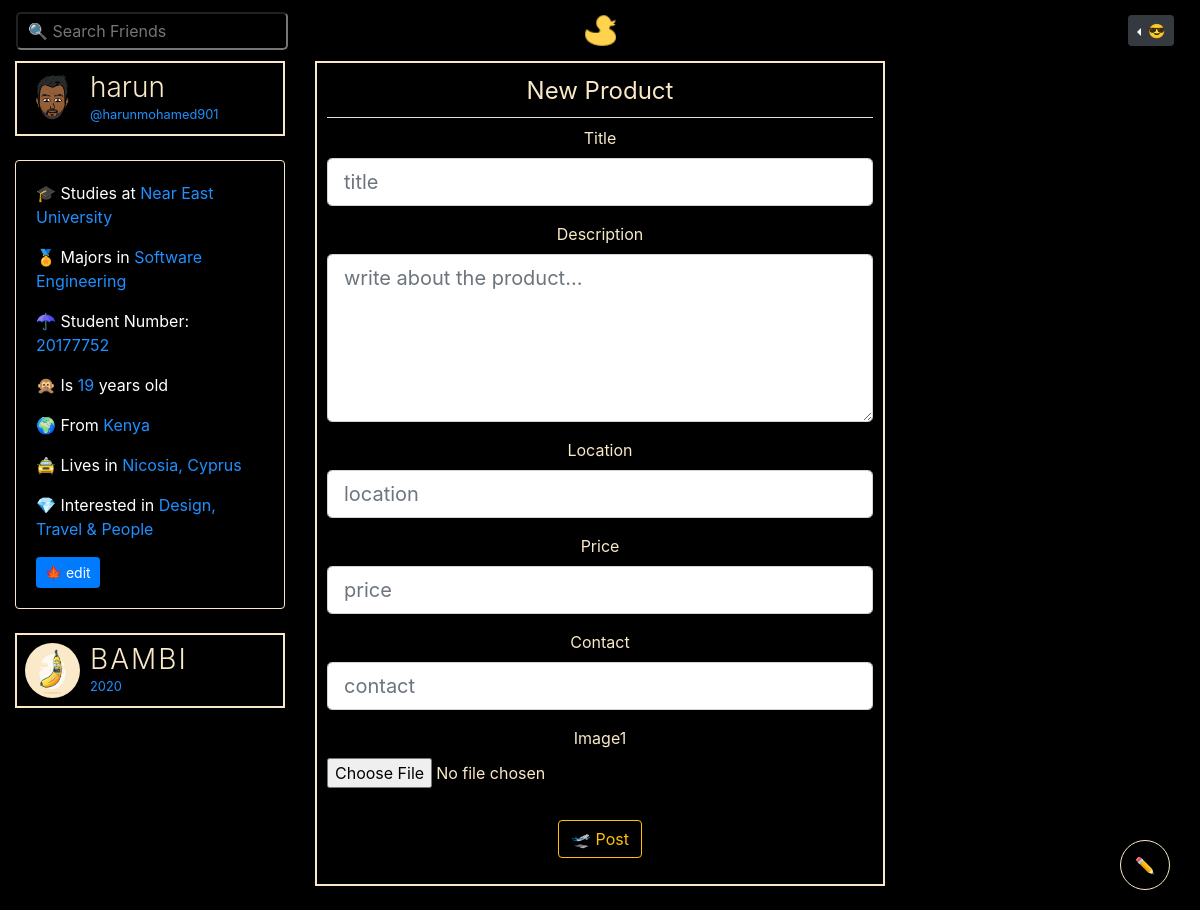
/product/new (signed in), run on the app's committed database.
### bambiv3/models.py (models this page shows, shortened)
class User(db.Model, UserMixin):
	id = db.Column(db.Integer, primary_key=True)
	username = db.Column(db.String(20), unique=True, nullable=False)
	email = db.Column(db.String(120), unique=True, nullable=False)
	image_file = db.Column(db.String(20), nullable=False, default='default.jpg')
	password = db.Column(db.String(60), nullable=False)
	last_seen = db.Column(db.DateTime, default=datetime.utcnow)
	department = db.Column(db.String(20), nullable=False)
	student_number = db.Column(db.Integer(), unique=True, nullable=False)
	age = db.Column(db.Integer(), nullable=False)
	country = db.Column(db.String(20), nullable=False)
	hobby = db.Column(db.String(20), nullable=False)
	bio = db.Column(db.String(120), nullable=True)
	private = db.Column(db.Boolean, default=False, nullable=False)
	posts = db.relationship('Post', backref='author', lazy=True)
	products = db.relationship('Product', backref='author', lazy=True)
	followed = db.relationship(
		'User', secondary=followers,
		primaryjoin=(followers.c.follower_id == id),
		secondaryjoin=(followers.c.followed_id == id),
		backref=db.backref('followers', lazy='dynamic'), lazy='dynamic')
	messages_sent = db.relationship('Message',
									foreign_keys='Message.sender_id',
									backref='author', lazy='dynamic')
	messages_received = db.relationship('Message',
										foreign_keys='Message.recipient_id',
										backref='recipient', lazy='dynamic')
	last_message_read_time = db.Column(db.DateTime)
	def new_messages(self):
		last_read_time = self.last_message_read_time or datetime(1900, 1, 1)
		return Message.query.filter_by(recipient=self).filter(
			Message.timestamp > last_read_time).count()

### bambiv3/routes.py (the view, shortened to what this page needs)
@app.route('/product/new', methods=['GET', 'POST'])
@login_required
def new_product():
	form = ProductForm()
	return render_template('create_product.html', title='New Product', form=form, legend='New Product')

### bambiv3/forms.py
class ProductForm(FlaskForm):
	title = StringField(validators=[DataRequired()])
	description = TextAreaField(validators=[DataRequired()])
	location = StringField(validators=[DataRequired()])
	price = StringField(validators=[DataRequired()])
	contact = StringField(validators=[DataRequired()])
	image1 = FileField(validators=[FileAllowed(['jpg', 'jpeg' , 'png', 'gif']), DataRequired()])
	submit = SubmitField('🛫 Post')

### bambiv3/models.py (called while the page is built)
@login_manager.user_loader
def load_user(user_id):
	return User.query.get(int(user_id))

### bambiv3/routes.py (called while the page is built)
@app.before_request
def before_request():
	if current_user.is_authenticated:
		current_user.last_seen = datetime.utcnow()
		db.session.commit()

### bambiv3/templates/create_product.html (shortened to what this page needs)
{% extends "layout.html" %}
{% block content %}
<div class="container-fluid">
	<div class="row">
		<div class="col-lg-3 d-none d-lg-block">
		      <header style="color:#F9E9C8;border:2px solid #F9E9C8;padding:8px;cursor:pointer;" data-toggle="modal" data-target="#profile">
		        <img src="{{ url_for('static', filename='profile_pics/' + current_user.image_file) }}" alt="harun profile" class="profile-thumbnail">
		        <div class="profile-name">
		          <h3>{{current_user.username}}</h3>
		          <small>@{{current_user.email.split("@")[0] | lower}}</small>
		        </div>
		      </header>
		      <br>
		    <div class="card about" style="color:#fff;background:#000;text-align:left;border:1px solid #F9E9C8;">
		    <div class="card-body">
		      <p> 🎓 Studies at <span>Near East University</span></p>
			  <p> 🏅 Majors in <span>{{current_user.department}}</span></p>
			  <p> ☂ Student Number: <span>{{current_user.student_number}}</span></p>
			  <p> 🙊 Is <span>{{current_user.age}}</span> years old</p>
			  <p> 🌍 From <span>{{current_user.country}}</span></p>
			  <p> 🚖 Lives in <span>Nicosia, Cyprus</span></p>
			  <p> 💎 Interested in <span>{{current_user.hobby}}</span></p>
			  <a class="btn btn-sm btn-primary" href="{{ url_for('account') }}">🍁 edit</a>
		    </div>
		  </div>
		  <br>
		  <header style="color:#F9E9C8;border:2px solid #F9E9C8;padding:8px;">
		    <img src="{{ url_for('static', filename='profile_pics/' + 'logod.png') }}" alt="logo" class="profile-thumbnail">
		    <div class="profile-name">
		      <h3 class="logo">BAMBI</h3>
		      <small id="year"></small>
		    </div>
		  </header>
		</div>
		<div class="col-lg-6" style="text-align: center">
			<div class="post">
			  <div id="inner">
			   <div class="content-section">
				  <form method="POST" action="" enctype="multipart/form-data">
				    <fieldset class="form-group">
				      <legend class="border-bottom mb-2 pb-2">{{ legend }}</legend>
				      <div class="form-group">
				        {{ form.title.label(placeholder="title", class="form-control-label") }}
				        {% if form.title.errors %}
				        {{ form.title(placeholder="title", class="form-control form-control-lg is-invalid") }}
				        <div class="invalid-feedback">
				          {% for error in form.title.errors %}
				          <span>{{ error }}</span>
				          {% endfor %}
				        </div>
				        {% else %}
				        {{ form.title(placeholder="title", class="form-control form-control-lg") }}
				        {% endif %}
				      </div>
				      <div class="form-group">
				        {{ form.description.label(placeholder="write about the product...", class="form-control-label") }}
				        {% if form.description.errors %}
				        {{ form.description(placeholder="write about the product...", class="form-control form-control-lg is-invalid") }}
				        <div class="invalid-feedback">
				          {% for error in form.description.errors %}
				          <span>{{ error }}</span>
				          {% endfor %}
				        </div>
				        {% else %}
				        {{ form.description(placeholder="write about the product...", class="form-control form-control-lg", rows="5") }}
				        {% endif %}
				      </div>
				      <div class="form-group">
				        {{ form.location.label(placeholder="location", class="form-control-label") }}
				        {% if form.location.errors %}
				        {{ form.location(placeholder="location", class="form-control form-control-lg is-invalid") }}
				        <div class="invalid-feedback">
				          {% for error in form.location.errors %}
				          <span>{{ error }}</span>
				          {% endfor %}
				        </div>
				        {% else %}
				        {{ form.location(placeholder="location", class="form-control form-control-lg") }}
				        {% endif %}
				      </div>
				      <div class="form-group">
				        {{ form.price.label(placeholder="price", class="form-control-label") }}
				        {% if form.price.errors %}
				        {{ form.price(placeholder="price", class="form-control form-control-lg is-invalid") }}
				        <div class="invalid-feedback">
				          {% for error in form.price.errors %}
				          <span>{{ error }}</span>
				          {% endfor %}
				        </div>
				        {% else %}
				        {{ form.price(placeholder="price", class="form-control form-control-lg") }}
				        {% endif %}
				      </div>
				      <div class="form-group">
				        {{ form.contact.label(placeholder="contact", class="form-control-label") }}
				        {% if form.contact.errors %}
				        {{ form.contact(placeholder="contact", class="form-control form-control-lg is-invalid") }}
				        <div class="invalid-feedback">
				          {% for error in form.contact.errors %}
				          <span>{{ error }}</span>
				          {% endfor %}
				        </div>
				        {% else %}
				        {{ form.contact(placeholder="contact", class="form-control form-control-lg") }}
				        {% endif %}
				      </div>
				      <div class="form-group">
				        {{ form.image1.label(class="form-control-label") }}
				        {% if form.image1.errors %}
				        {{ form.image1(class="form-control-file is-invalid") }}
				        <div class="invalid-feedback">
				          {% for error in form.image1.errors %}
				          <span>{{ error }}</span>
				          {% endfor %}
				        </div>
				        {% else %}
				        {{ form.image1(class="form-control-file") }}
				        {% endif %}
				      </div>
				    </div>
				    <div class="form-group">
				      {{ form.submit(class="btn btn-outline-warning") }}
				    </div>
			  </div>
		</div>
		<br>
		</div>
{% endblock content %}

### bambiv3/static/main.css (style rules this page uses)
body { background:#000; color: #F9E9C8; }
.logo { color:#F9E9C8; letter-spacing:2px; }
.about span, small { color:#1e90ff; }
h3 { font-weight: 300; }

### bambiv3/templates/create_product.html (style rules this page uses)
header, footer { display: flex; flex-direction: row; }
header .profile-thumbnail { width: 55px; height: 55px; border-radius: 50%; }
header .profile-name { display: flex; flex-direction:column; margin-left: 10px; }
header h3, header h4 { display: flex; margin: 0; }
.post { border: 2px solid #F9E9C8; padding: 10px; }

### data on the page
User: image_file (picture), username "harun", email "harunmohamed901", department "Software Engineering", student_number "20177752", age "19", country "Kenya", hobby "Design, Travel & People"

### other printed values
{{ legend }} "New Product"
